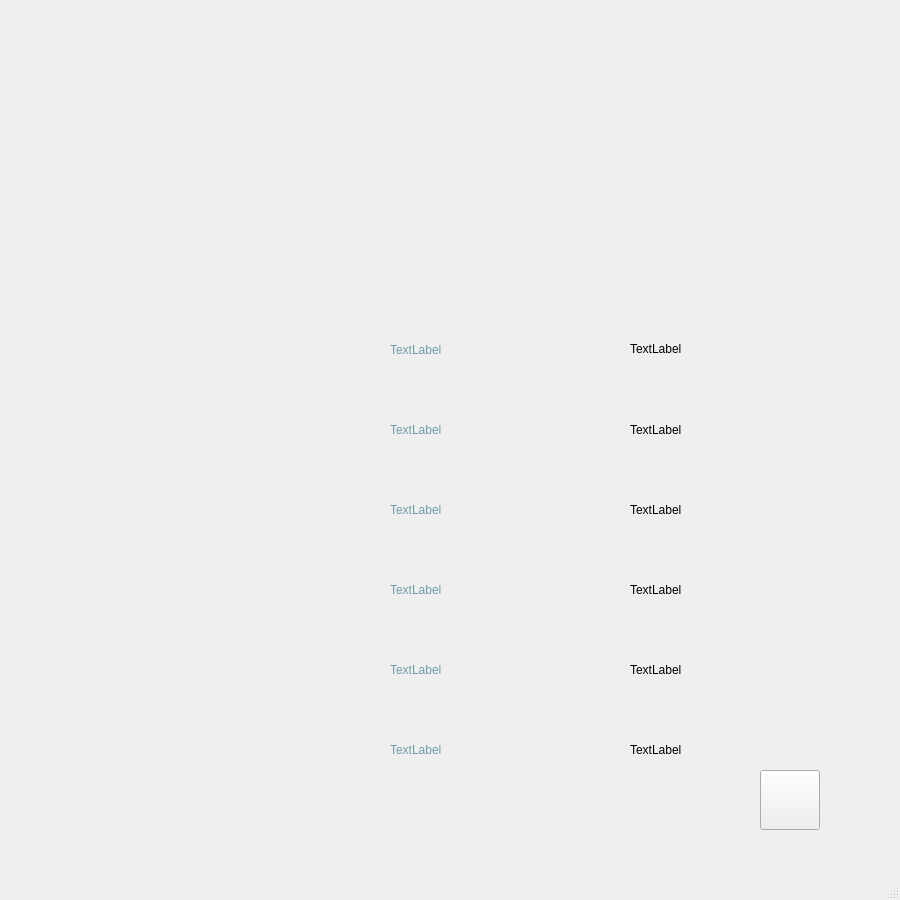
<?xml version="1.0" encoding="UTF-8"?>
<ui version="4.0">
 <class>Ranklist</class>
 <widget class="QMainWindow" name="Ranklist">
  <property name="geometry">
   <rect>
    <x>0</x>
    <y>0</y>
    <width>900</width>
    <height>900</height>
   </rect>
  </property>
  <property name="windowTitle">
   <string>动物连连看</string>
  </property>
  <widget class="QWidget" name="centralwidget">
   <widget class="QLabel" name="label">
    <property name="geometry">
     <rect>
      <x>0</x>
      <y>0</y>
      <width>900</width>
      <height>900</height>
     </rect>
    </property>
    <property name="text">
     <string/>
    </property>
    <property name="pixmap">
     <pixmap resource="icon.qrc">:/new/jpg/source/排行榜/ranklist.jpg</pixmap>
    </property>
   </widget>
   <widget class="QLabel" name="label_1">
    <property name="geometry">
     <rect>
      <x>390</x>
      <y>320</y>
      <width>240</width>
      <height>60</height>
     </rect>
    </property>
    <property name="styleSheet">
     <string notr="true">color:rgb(111, 155, 167)</string>
    </property>
    <property name="text">
     <string>TextLabel</string>
    </property>
   </widget>
   <widget class="QLabel" name="label_2">
    <property name="geometry">
     <rect>
      <x>390</x>
      <y>400</y>
      <width>240</width>
      <height>60</height>
     </rect>
    </property>
    <property name="styleSheet">
     <string notr="true">color:rgb(111, 155, 167)</string>
    </property>
    <property name="text">
     <string>TextLabel</string>
    </property>
   </widget>
   <widget class="QLabel" name="label_3">
    <property name="geometry">
     <rect>
      <x>390</x>
      <y>480</y>
      <width>240</width>
      <height>60</height>
     </rect>
    </property>
    <property name="styleSheet">
     <string notr="true">color:rgb(111, 155, 167)</string>
    </property>
    <property name="text">
     <string>TextLabel</string>
    </property>
   </widget>
   <widget class="QLabel" name="label_4">
    <property name="geometry">
     <rect>
      <x>390</x>
      <y>560</y>
      <width>240</width>
      <height>60</height>
     </rect>
    </property>
    <property name="styleSheet">
     <string notr="true">color:rgb(111, 155, 167)</string>
    </property>
    <property name="text">
     <string>TextLabel</string>
    </property>
   </widget>
   <widget class="QLabel" name="label_5">
    <property name="geometry">
     <rect>
      <x>390</x>
      <y>640</y>
      <width>240</width>
      <height>60</height>
     </rect>
    </property>
    <property name="styleSheet">
     <string notr="true">color:rgb(111, 155, 167)</string>
    </property>
    <property name="text">
     <string>TextLabel</string>
    </property>
   </widget>
   <widget class="QLabel" name="label_6">
    <property name="geometry">
     <rect>
      <x>390</x>
      <y>720</y>
      <width>240</width>
      <height>60</height>
     </rect>
    </property>
    <property name="styleSheet">
     <string notr="true">color:rgb(111, 155, 167)</string>
    </property>
    <property name="text">
     <string>TextLabel</string>
    </property>
   </widget>
   <widget class="QLabel" name="label_7">
    <property name="geometry">
     <rect>
      <x>630</x>
      <y>319</y>
      <width>150</width>
      <height>60</height>
     </rect>
    </property>
    <property name="text">
     <string>TextLabel</string>
    </property>
   </widget>
   <widget class="QLabel" name="label_8">
    <property name="geometry">
     <rect>
      <x>630</x>
      <y>400</y>
      <width>150</width>
      <height>60</height>
     </rect>
    </property>
    <property name="text">
     <string>TextLabel</string>
    </property>
   </widget>
   <widget class="QLabel" name="label_9">
    <property name="geometry">
     <rect>
      <x>630</x>
      <y>480</y>
      <width>150</width>
      <height>60</height>
     </rect>
    </property>
    <property name="text">
     <string>TextLabel</string>
    </property>
   </widget>
   <widget class="QLabel" name="label_10">
    <property name="geometry">
     <rect>
      <x>630</x>
      <y>560</y>
      <width>150</width>
      <height>60</height>
     </rect>
    </property>
    <property name="text">
     <string>TextLabel</string>
    </property>
   </widget>
   <widget class="QLabel" name="label_11">
    <property name="geometry">
     <rect>
      <x>630</x>
      <y>640</y>
      <width>150</width>
      <height>60</height>
     </rect>
    </property>
    <property name="text">
     <string>TextLabel</string>
    </property>
   </widget>
   <widget class="QLabel" name="label_12">
    <property name="geometry">
     <rect>
      <x>630</x>
      <y>720</y>
      <width>150</width>
      <height>60</height>
     </rect>
    </property>
    <property name="text">
     <string>TextLabel</string>
    </property>
   </widget>
   <widget class="QPushButton" name="pushButton">
    <property name="geometry">
     <rect>
      <x>760</x>
      <y>770</y>
      <width>60</width>
      <height>60</height>
     </rect>
    </property>
    <property name="text">
     <string/>
    </property>
    <property name="icon">
     <iconset resource="icon.qrc">
      <normaloff>:/new/jpg/source/设置/返回1.png</normaloff>:/new/jpg/source/设置/返回1.png</iconset>
    </property>
    <property name="iconSize">
     <size>
      <width>60</width>
      <height>60</height>
     </size>
    </property>
   </widget>
  </widget>
  <widget class="QMenuBar" name="menubar">
   <property name="geometry">
    <rect>
     <x>0</x>
     <y>0</y>
     <width>900</width>
     <height>17</height>
    </rect>
   </property>
  </widget>
  <widget class="QStatusBar" name="statusbar"/>
 </widget>
 <resources>
  <include location="icon.qrc"/>
 </resources>
 <connections/>
</ui>
